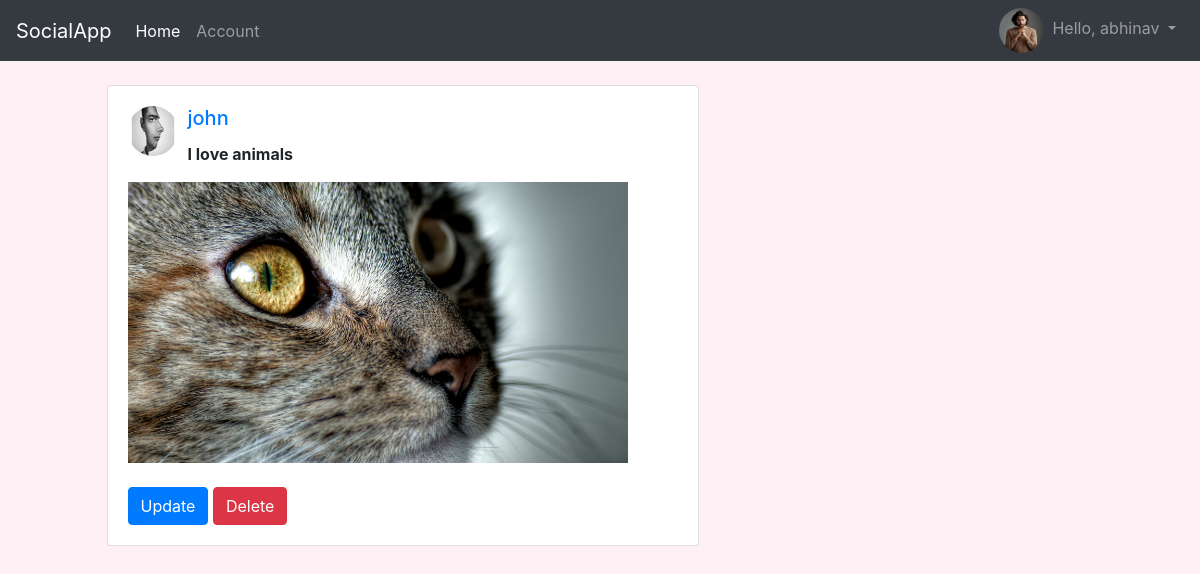
The app's page /post/0pt0ujx (signed in) with its own data.
### Account/models.py (models this page shows, shortened)
class UserProfile(models.Model):
	user=models.OneToOneField(User,on_delete=models.CASCADE)
	profilePic=models.ImageField(upload_to='profile_image/', default='profile_image/default.png',blank=True)

### Post/models.py (models this page shows, shortened)
class UserPOST(models.Model):
    user=models.ForeignKey(User,default=1,on_delete=models.CASCADE)
    content=models.TextField(max_length=255, blank=True)
    slug=models.SlugField(max_length=250,null=True,blank=True)
    image=models.ImageField(upload_to='post_image/',blank=True)
    timestamp=models.DateTimeField(auto_now_add=True)

### Post/views.py (the view)
# urls.py: path('<slug:slug>', views.PostId,name='postId'),
def PostId(request,slug):
	post=UserPOST.objects.get(slug=slug)
	context={"post":post}
	return render(request,"idPost.html",context)

### Post/templates/idPost.html (shortened to what this page needs)
{% include 'base.html' %}
{% include 'navbar.html' %}
{% block body %}
<div class="row">
<div class="col-sm-1 "></div>
<div class="col-sm-8">
<div class="card w-75 mx-1 my-4" >
<div class="card-body">
	<a href="account/{{ qs.user }}">
	<img src="{{ post.user.userprofile.profilePic.url }}" id="profileImage" class="rounded-circle">
<h5 class="card-title">{{ post.user }}</h5></a>
<p class="card-text"><b>{{ post.content }}</b></p>
	{% if post.image %}
	<img src="{{ post.image.url }}" alt="" class="post_image"><br>
	{% endif %}
	{% if post.user == request.user or request.user.is_staff %}
		<a href="{{ post.slug }}/update">
		<button class="btn btn-primary">Update</button></a>
		<a href="{{ post.slug }}/delete">
		<button class="btn btn-danger">Delete</button></a>
	{% endif %}
</div>
</div>
</div>
</div>
{% endblock %}

### Account/templates/navbar.html (shortened to what this page needs)
<nav class="navbar navbar-expand-lg navbar-dark bg-dark">
  <a class="navbar-brand" href="/">   SocialApp</a>
  <div class="collapse navbar-collapse" id="navbarNavDropdown">
    <ul class="navbar-nav">
      <li class="nav-item active">
        <a class="nav-link" href="/">Home <span class="sr-only">(current)</span></a>
      </li>
      <li class="nav-item">
        <a class="nav-link" href="/account/{{request.user}}">Account</a>
      </li>
    </ul>
    <ul class="navbar-nav ml-auto">
      <img src="{{ user.userprofile.profilePic.url }}" id="profilePostImage" width="45px" height="45px" style="border-radius: 50%;">
      <li class="nav-item dropdown">
        <a class="nav-link dropdown-toggle" href="#" id="navbarDropdown" role="button" data-toggle="dropdown" aria-haspopup="true" aria-expanded="false">
          Hello, {{request.user}}
        </a>
      </li>
    </ul>
  </div>
</nav>

### Post/templates/idPost.html (style rules this page uses)
body { background-color:lavenderblush; }
.post_image { display: block; max-width:500px; max-height:500px; width: auto; height: auto; }
#profileImage { float:left; margin-right:10px; width:50px; height:50px; }

### records on screen
UserPOST: user.userprofile.profilePic (picture), user "john", content "I love animals", image (picture)

### other values on screen
{{ request.user }} "abhinav"
